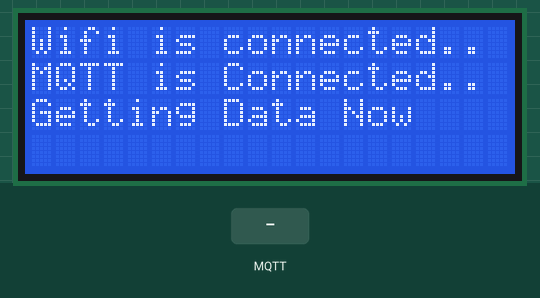
Bench run of a sketch on a simulated ESP8266 (NodeMCU). Parts: 20×4 character LCD. Inputs (shaded band) come from the test bench. WiFi joins after 1.5 s; servers stay silent unless stated; random numbers use the default seed unless the sketch sets one; no MQTT or app messages arrive unless stated; what the sketch prints to the serial monitor is not drawn.

Above: at 2.8 s.
2.9 s: MQTT message "Printing Done" arrives on the first subscribed topic
At 4.3 s:
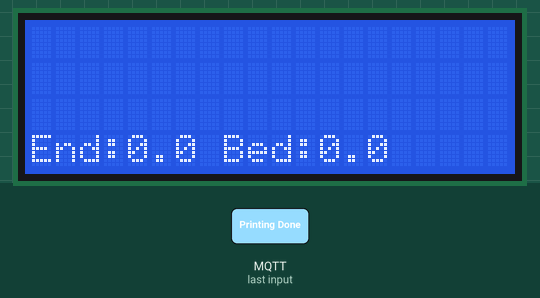
Timing chart, 0 to 5.9 s (numbered marks = the images above; inputs shaded):
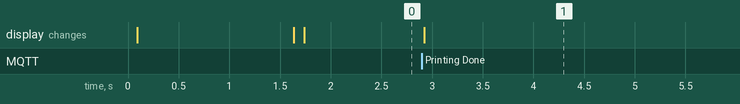

The sketch:

OctoWifiDisplay.ino
```cpp
#include <ESP8266WiFi.h> //ESP8266 Core WiFi Library
#include <WiFiManager.h>
#include <PubSubClient.h>
#include <ArduinoJson.h>
#include <LiquidCrystal_I2C.h>


LiquidCrystal_I2C lcd(0x27, 20, 4);

const char* mqtt_server = "192.168.1.2";
WiFiManager wifiManager;
WiFiClient espClient;
PubSubClient client(espClient);

unsigned long lastMsg = 0;

int value = 0;

void setup() {
  Serial.begin(115200);
  delay(10);
  // put your setup code here, to run once:
  WiFi.mode(WIFI_STA);
  wifiManager.setTimeout(120);
  wifiManager.setAPCallback(configModeCallback);
  // initialize LCD
  lcd.init();
  // turn on LCD backlight
  lcd.backlight();

  lcd.clear();
  lcd.setCursor(0, 0);
  lcd.print("Connecting to Wifi");

  wifiManager.autoConnect("OctoWifiDisplay");

  Serial.println("connected...yeey :)");

  lcd.clear();
  lcd.setCursor(0, 0);
  lcd.print("Wifi is connected..");
  lcd.setCursor(0, 1);
  lcd.print("Connecting MQTT");
  randomSeed(micros());
  client.setServer(mqtt_server, 1883);
  client.setCallback(callback);


}

void configModeCallback (WiFiManager *myWiFiManager) {// this function should return true if it was connected to wifi. otherwise will dispay error message and start wifi access point
    Serial.println("unable to connect..");
    lcd.clear();
    lcd.setCursor(0, 0);
    lcd.print("Not Connected to");
    lcd.setCursor(0, 1);
    lcd.print("Wifi");
    lcd.setCursor(0, 2);
    lcd.print("Connect to Access");
    lcd.setCursor(0, 3);
    lcd.print("Point");
}


int Connected_ts, Printing_ts, Disconnected_ts , PrintDone_ts , PrintCancelled_ts;
int PrintingProgress;
String PrintingProgress_str;
String PrintingFilename ;
double  BedTemp_act , HoteEndTemp_act, BedTemp_tar , HoteEndTemp_tar;
String PrinterStatus;
String PrinterStatusOffline;
String PrintTimeLeft;
String totalLayer , currentLayer;


boolean PrintPowerState_bol;
String PrintPowerState_str;
long OffTime = millis();


void loop() {
  if (!client.connected()) {
    reconnect();
  }
  client.loop();

  if (PrinterStatus == "Printing Done" or  (PrinterStatusOffline == "Printing Finished" &&  PrinterStatus == "Disconnected" )    ){
    LCDBlink();
  }else{
    lcd.backlight();
  }


}


void LCDBlink(){
//Serial.println("In Blink");
  if (millis()-OffTime > 1000 && millis()-OffTime < 2000 ) {

    lcd.noBacklight();
  }else if(millis()-OffTime > 2000){

    lcd.backlight();
    OffTime = millis();
  }

}


void callback(char* topic, byte* payload, unsigned int length) {

  String topic_str(topic);
  Serial.println(topic_str);
  DynamicJsonDocument doc(512);
  deserializeJson(doc, payload);
  JsonObject obj = doc.as<JsonObject>();


  if (topic_str == "octoPrint/event/PrintStarted")
  {
    Printing_ts = doc["_timestamp"];
    //PrintingProgress = doc["progress"];
    PrintingFilename = doc["path"].as<String>();
    PrintTimeLeft = "NA";
    currentLayer = "-";
    totalLayer = "-";
    PrintingProgress_str = "0";

  }

  if (topic_str == "octoPrint/progress/printing")
  {
    //Printing_ts = doc["_timestamp"];
    PrintingProgress = doc["progress"];
    //PrintingFilename = obj["path"].as<String>();
  }
  if (topic_str == "octoPrint/event/Connected")
  {
    Connected_ts = doc["_timestamp"];

  }
  if (topic_str == "octoPrint/event/Disconnected")
  {
    Disconnected_ts = doc["_timestamp"];

  }
  if (topic_str == "octoPrint/event/PrintDone")
  {
    PrintDone_ts = doc["_timestamp"];


  }
  if (topic_str == "octoPrint/event/PrintCancelled")
  {
    PrintCancelled_ts = doc["_timestamp"];

  }
  if (topic_str == "octoPrint/temperature/tool0")
  {
    HoteEndTemp_act = doc["actual"];
    HoteEndTemp_tar = doc["target"];
  }
  if (topic_str == "octoPrint/temperature/bed")
  {
    BedTemp_act = doc["actual"];
    BedTemp_tar = doc["target"];
  }
  if (topic_str == "octoPrint/event/plugin_psucontrol_psu_state_changed")
  {

    PrintPowerState_bol = doc["isPSUOn"];
    if (PrintPowerState_bol) {
      PrintPowerState_str = "On";
    } else {
      PrintPowerState_str = "Off";
    }

  }
  if (topic_str == "octoPrint/event/DisplayLayerProgress_progressChanged" )
  {
    PrintingProgress_str = doc["progress"].as<String>();
    PrintTimeLeft = doc["printTimeLeft"].as<String>();
    totalLayer = doc["totalLayer"].as<String>();
    currentLayer = doc["currentLayer"].as<String>();
  }


  //......................................................................................................................................................................................//
  //......................................................................................................................................................................................//
  //......................................................................................................................................................................................//

  if ( Connected_ts > Printing_ts and Connected_ts > Disconnected_ts and Connected_ts > PrintDone_ts and Connected_ts > PrintCancelled_ts ) {
    PrinterStatus = "Connected";
    PrinterStatusOffline = "";
  }

  if ( Printing_ts > Connected_ts and Printing_ts > Disconnected_ts and Printing_ts > PrintDone_ts and Printing_ts > PrintCancelled_ts  ) {
    PrinterStatus = "Printing";


  }
  if ( Disconnected_ts > Printing_ts and Disconnected_ts > Connected_ts and Disconnected_ts > PrintDone_ts and Disconnected_ts > PrintCancelled_ts ) {
    PrinterStatus = "Disconnected";
  }
   if( PrintDone_ts > Printing_ts and PrintDone_ts > Disconnected_ts and PrintDone_ts > Connected_ts and PrintDone_ts > PrintCancelled_ts ){
    PrinterStatus = "Printing Done";
    PrinterStatusOffline = "Printing Done";

  }
  if ( PrintCancelled_ts > Printing_ts and PrintCancelled_ts > Disconnected_ts and PrintCancelled_ts > PrintDone_ts and PrintCancelled_ts > Connected_ts ) {
    PrinterStatus = "Printing Cancelled";


  }
  if ( PrintCancelled_ts > PrintDone_ts) { // for offline status......./////////////////////////////////////////////////////
    PrinterStatusOffline = "Printing Cancelled";


  }else{
    PrinterStatusOffline = "Printing Finished";

  }
/////////////////////////////////////////////////////////////////////////////////////////////////////////////////////
  writeToDisplay();

  //Serial.print("ConnectedTS: ");  Serial.println(Connected_ts);
  //Serial.print("PrintingTs: ");  Serial.println(Printing_ts);
  //Serial.print("DisconnectedTS: ");  Serial.println(Disconnected_ts);
  //Serial.print("PrintDoneTS: ");  Serial.println(PrintDone_ts);
  //Serial.print("PrintCancelledTS: ");  Serial.println(PrintCancelled_ts);
  Serial.print("PrinterStatusOffline: ");  Serial.println(PrinterStatusOffline);


  //................................................................................................................................................................................//


}

void writeToDisplay() {
  Serial.println(PrinterStatus);

  lcd.clear();


  if (PrinterStatus != "Disconnected") {

    if (PrinterStatus == "Printing" or  PrinterStatus == "Printing Done" ) { // display progress ..................
      lcd.setCursor(0, 0);
      lcd.print(PrinterStatus + " " + String(PrintingProgress_str) + "%");
      lcd.setCursor(0, 1);
      lcd.print("Layer: " + currentLayer + ">" + totalLayer);

      lcd.setCursor(0, 2);
      lcd.print("TimeLeft: " + PrintTimeLeft);


    } else { // no progress ............................................
      lcd.setCursor(0, 0);
      lcd.print(PrinterStatus);
    }
    // display tempreture for hotend and bed ..........................................
    lcd.setCursor(0, 3);
    lcd.print("End:" + String(HoteEndTemp_act, 1) + " Bed:" + String(BedTemp_act, 1));


  }
  else {  // Printer is disconnected display the psu power state .................................................................................
    lcd.setCursor(0, 0);
    lcd.print(PrinterStatus + "(" + PrintPowerState_str + ")");
    lcd.setCursor(0, 1);
    lcd.print(PrinterStatusOffline);

  }


}

void reconnect() {
  // Loop until we're reconnected
  while (!client.connected()) {
    Serial.print("Attempting MQTT connection...");
    // Create a random client ID
    String clientId = "ESP8266Client-";
    clientId += String(random(0xffff), HEX);
    // Attempt to connect
    if (client.connect(clientId.c_str())) {
      Serial.println("connected");
      lcd.clear();
      lcd.setCursor(0, 0);
      lcd.print("Wifi is connected..");
      lcd.setCursor(0, 1);
      lcd.print("MQTT is Connected..");
      lcd.setCursor(0, 2);
      lcd.print("Getting Data Now");


      // Once connected, publish an announcement...
      // ... and resubscribe
      client.subscribe("octoPrint/temperature/#");
      client.loop();
      client.subscribe("octoPrint/event/PrintStarted");
      client.loop();
      //     client.subscribe("octoPrint/progress/printing");
      //     client.loop();
      client.subscribe("octoPrint/event/Connected");
      client.loop();
      client.subscribe("octoPrint/event/Disconnected");
      client.loop();
      client.subscribe("octoPrint/event/PrintDone");
      client.loop();
      client.subscribe("octoPrint/event/PrintCancelled");
      client.loop();
      client.subscribe("octoPrint/event/DisplayLayerProgress_progressChanged");
      client.loop();
   //   client.subscribe("octoPrint/event/DisplayLayerProgress_printerStateChanged");
  //    client.loop();
      client.subscribe("octoPrint/event/plugin_psucontrol_psu_state_changed");
      client.loop();


    } else {
      Serial.print("failed, rc=");
      Serial.print(client.state());
      Serial.println(" try again in 5 seconds");
      // Wait 5 seconds before retrying
      delay(5000);
    }
  }
}
```

Measured:
- after the input at 2.9 s, the display: changes at once (image 1)
